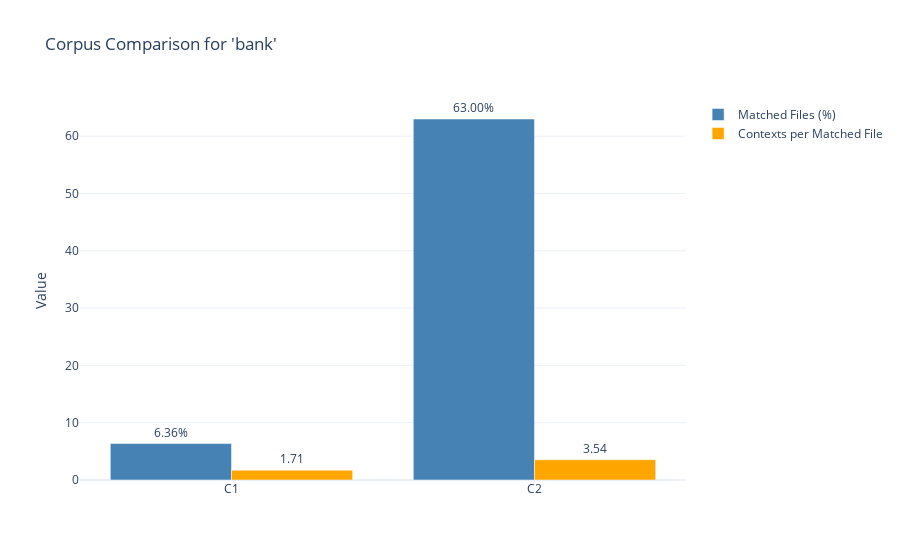

Here is the notebook cell this chart was saved with:
### Code cell
fig = Haeufigkeit_corpus_comparison(stats_c1, stats_c2,target_word)
export_fig_to_html(fig, "Haeufigkeit_c1_c2_bank.html")

### Figure 1 — Plotly figure (JSON) as saved in the notebook; plotly's stock layout.template omitted (floating-point values rounded to 4 significant figures)
{"data": [{"marker": {"color": "steelblue"}, "name": "Matched Files (%)", "text": ["6.36%", "63.00%"], "textposition": "outside", "type": "bar", "x": ["C1", "C2"], "y": [6.364, 63]}, {"marker": {"color": "orange"}, "name": "Contexts per Matched File", "text": ["1.71", "3.54"], "textposition": "outside", "type": "bar", "x": ["C1", "C2"], "y": [1.714, 3.54]}], "layout": {"barmode": "group", "title": {"text": "Corpus Comparison for 'bank'"}, "yaxis": {"title": {"text": "Value"}}}}
